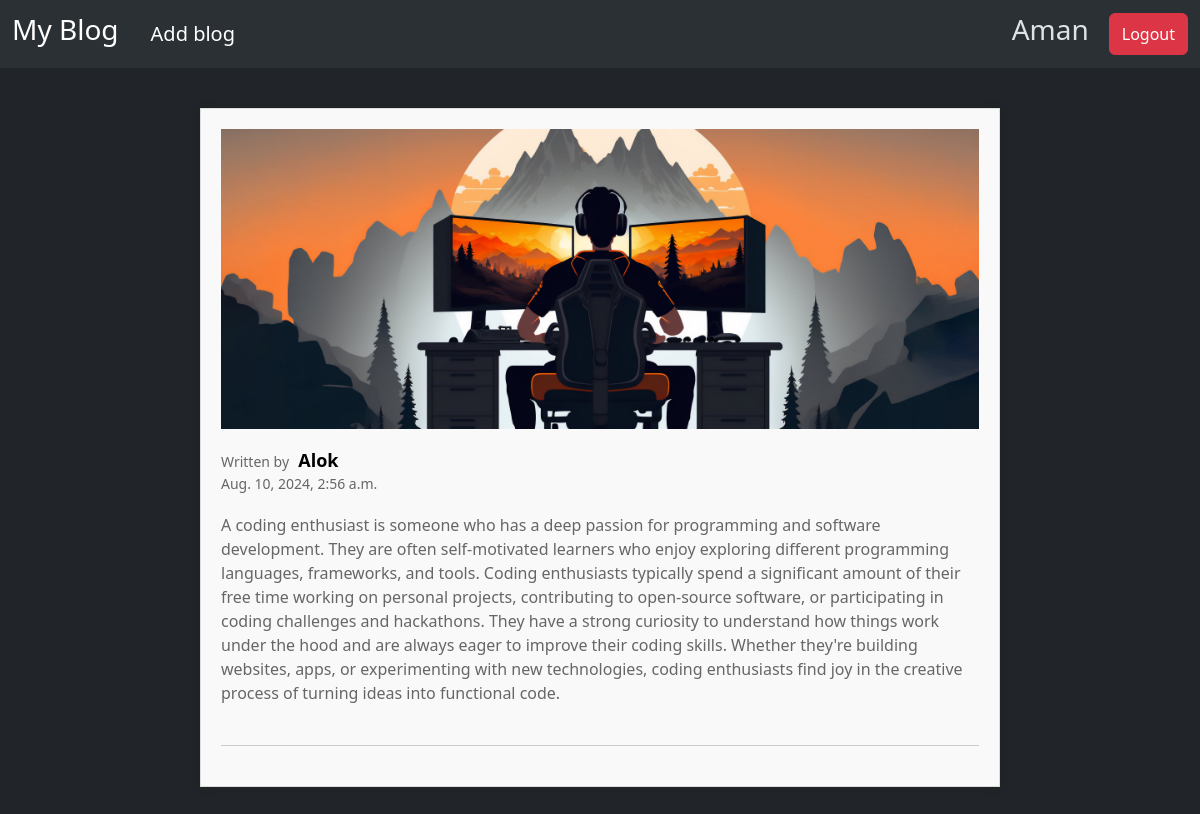
The page /1/show_blog/ (signed in) on the database its author committed.
### core/models.py (models this page shows, shortened)
class Blog(models.Model):
    user = models.ForeignKey(User,on_delete=models.CASCADE)
    title = models.CharField(max_length=100)
    image= models.ImageField(upload_to='images/')
    text = models.TextField(max_length=4000)
    date_time = models.DateTimeField(auto_now=True)

### core/views.py (the view)
# urls.py: path('<int:blog_id>/show_blog/',views.show_blog,name="show_blog"),
def show_blog(request ,blog_id):
    blog = get_object_or_404(Blog, pk=blog_id)
    return render(request, 'show_blog.html', {'blog': blog})

### core/templates/show_blog.html
{% extends "layout.html" %}
{% block main %}
<div class="blog-container">
        <div class="blog-post">
            <div class="blog-image">
                <img src="{{ blog.image.url }}" alt="blog image">
            </div>
            <div class="blog-info">
                <span>Written by</span>
                <h2>{{ blog.user.username }}</h2>
                <h6>{{ blog.date_time }}</h6>
            </div>
        <div class="blog-text">
            <p>{{ blog.text }}</p>
        </div>
    </div>
</div>
{% endblock %}

### templates/layout.html (shortened to what this page needs)
{% load static %}
<!DOCTYPE html>
<html lang="en" data-bs-theme="dark">
<head>
    <link href="https://cdn.jsdelivr.net/npm/bootstrap@5.3.3/dist/css/bootstrap.min.css" rel="stylesheet">
    <link rel="stylesheet" href="{% static 'style.css' %}">
</head>
<body>
    <nav class="navbar navbar-expand-lg bg-body-tertiary">
        <div class="container-fluid">
            <a class="navbar-brand" href="{% url 'home' %}"><h3>My Blog</h3></a>
            <a class="navbar-brand mx-3 " href="{% url 'create' %}">Add blog</a>
            <div class="ms-auto d-flex">
                {% block topnev %}
                {% if user.is_authenticated %}
                <h3 class='mx-3'>{{ request.user.username }}</h3>
                <form method="post" action="{% url 'logout'%}" class="d-flex">
                    <button class="btn btn-danger ms-1" type="submit">Logout</button>
                </form>
                {% else %}
                {% if request.path != '/accounts/login/' %}
                <a href="{% url 'login' %}" class="btn btn-primary mx-1">Login</a>
                {% endif %}
                <a href="{% url 'register' %}" class="btn btn-secondary mx-1">Register</a>
                {% endif %}
                {% endblock %}
            </div>
        </div>
    </nav>
    {% block main %}
    {% endblock %}
</body>
</html>

### static/style.css (style rules this page uses)
.blog-container { max-width: 800px; margin: 40px auto; padding: 20px; background-color: #f9f9f9; border: 1px solid #ddd; box-shadow: 0 0 10px rgba(0, 0, 0, 0.1); }
.blog-post { margin-bottom: 20px; padding-bottom: 20px; border-bottom: 1px solid #ccc; }
.blog-image { width: 100%; height: 300px; overflow: hidden; margin-bottom: 20px; }
.blog-image img { width: 100%; height: 100%; object-fit: cover; }
.blog-info { margin-bottom: 20px; }
.blog-info span { font-size: 14px; color: #666; margin-right: 5px; }
.blog-info h2 { font-size: 18px; font-weight: bold; margin-bottom: 5px; color: black; display: inline-block; margin-right: 10px; }
.blog-info h6 { font-size: 14px; color: #666; }
.blog-text { margin-bottom: 20px; }
.blog-text p { font-size: 16px; line-height: 1.5; color: #666; }

### rows shown on the page
Blog: image (picture), user.username "Alok", date_time "Aug. 10, 2024, 2:56 a.m.", text "A coding enthusiast is someone who has a deep passion for programming and software development. They are often self-motivated learners who enjoy exploring different programming languages, frameworks, and tools. Coding enthusiasts typically spend a significant amount of their free time working on personal projects, contributing to open-source software, or participating in coding challenges and hackathons. They have a strong curiosity to understand how things work under the hood and are always eager to improve their coding skills. Whether they're building websites, apps, or experimenting with new technologies, coding enthusiasts find joy in the creative process of turning ideas into…"

### other values the page prints
{{ request.user.username }} "Aman"
